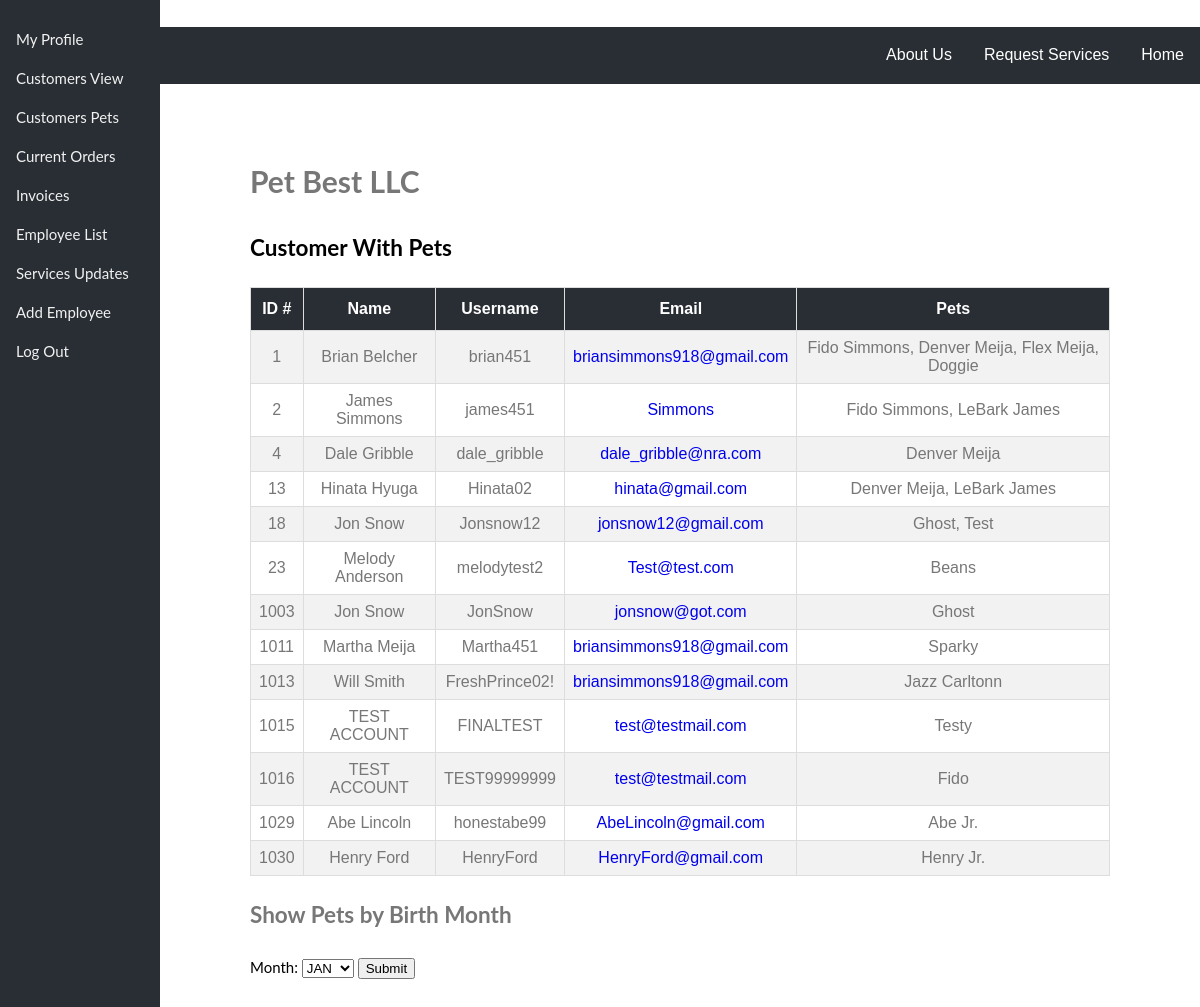
Screenshot of /Website/website-master/customerswithpets.php (signed in) with the database file from the repository.
### tables this page shows
CREATE TABLE `users` (
  `userID` int(10) unsigned NOT NULL AUTO_INCREMENT,
  `username` varchar(255) NOT NULL,
  `password` varchar(255) NOT NULL,
  `firstName` varchar(255) DEFAULT NULL,
  `lastName` varchar(255) DEFAULT NULL,
  `privileges` varchar(255) NOT NULL,
  `email` varchar(255) NOT NULL,
  `hiredate` date DEFAULT NULL,
  `birthdate` date DEFAULT NULL,
  `notes` varchar(535) DEFAULT NULL,
  PRIMARY KEY (`userID`)
);

### Website/website-master/src/Database.php (called while the page is built, shortened)
<?php
class Database implements DatabaseInterface {
  private $pdo;
  public static function create(PDO $pdo) {
    return new static($pdo);
  }
  public function __construct(PDO $pdo) {
    $this->pdo = $pdo;
  }
  public function listCustomerWithPets(){
    $selectStatement = "SELECT users.firstName, users.lastName, users.userID,
                        users.username, users.email, GROUP_CONCAT(' ', pets.fullName) AS PetName
                        FROM users JOIN pets ON users.userID = pets.userID
                        WHERE privileges = 'Customer'
                        GROUP BY users.userID
                        ORDER BY users.userID asc";
    $statement = $this->pdo->prepare($selectStatement);
    $statement->execute();
    $petInfo = $statement->fetchAll(PDO::FETCH_CLASS, '\stdClass');
    return  ['result' => $petInfo];
  }
}

### Website/website-master/common.php (called while the page is built, shortened)
<?php
$dsn = "mysql:host=" . DB_HOST . ";dbname=" . DB_NAME . ";charset=utf8mb4;";
$driver_options = [
  PDO::ATTR_ERRMODE => PDO::ERRMODE_EXCEPTION,
];
$pdo = new PDO($dsn, DB_USER, DB_PASS, $driver_options);
$database = Database::create($pdo);
?>

### Website/website-master/customerswithpets.php (the view, shortened to what this page needs)
<?php
require_once('common.php');
if (isset($_SESSION['userInfo'])) {
  $userInfo = $_SESSION['userInfo'];
  if ($userInfo->privileges == 'Admin') {
    $customerPets = $database->listCustomerWithPets();
  }
}
?>
<!DOCTYPE HTML>
<html lang="en">
<head>
  <link rel="stylesheet" type="text/css" href="css/bestPet.css">
  <link rel="stylesheet" type="text/css" href="css/sideBar.css">
</head>
<body>
  <?php require_once("menu.php") ?>
  <?php require_once("sideBar.php") ?>
  <div class="main">
    <div style="color: #777;background-color:white;text-align:center;padding:50px 80px;text-align: justify;">
      <?php if (isset($customerPets)) : ?>
        <div id="flex-card">
          <div class="card">
            <h1>Pet Best LLC</h1>
            <h2 style="color:black;">Customer With Pets</h2>
            <table id="free">
              <tr>
                <th>ID #</th>
                <th>Name</th>
                <th>Username</th>
                <th>Email</th>
                <th>Pets</th>
              </tr>
              <?php foreach ($customerPets['result'] as $value) : ?>
                <tr>
                  <td><?php echo $value->userID; ?></td>
                  <td><?php echo $value->firstName . ' ' . $value->lastName; ?></td>
                  <td><?php echo $value->username; ?></td>
                  <td><a href=<?php echo "mailto:" . $value->email; ?>><?php echo $value->email; ?></a></td>
                  <td><?php echo $value->PetName ?></td>
                </tr>
              <?php endforeach; ?>
            <?php endif; ?>
            </table>
            <h2>Show Pets by Birth Month</h2>
            <form method="post" action="<?php echo htmlspecialchars($_SERVER["PHP_SELF"]); ?>">
              <label for="Month" style="color:black;">Month:</label>
              <select name="month">
                <option value="1">JAN</option>
              </select>
              <input type="submit" value="Submit">
            </form>
          </div>
        </div>
</body>
</html>

### Website/website-master/css/bestPet.css (style rules this page uses)
body, html { height: 100%; margin: 0; color: #777; font: 400 15px/1.8 "lato", sans-serif; }
#free { font-family: "Trebuchet MS", Arial, Helvetica, sans-serif; border-collapse: collapse; width: 100%; }
#free td, #free th { border: 1px solid #ddd; padding: 8px; text-align: center; }
#free tr:nth-child(even) { background-color: #f2f2f2; }
#free th { padding-top: 12px; padding-bottom: 12px; text-align: center; background-color: #292E34; color: white; }
a { text-decoration: none; }

### Website/website-master/css/sideBar.css (style rules this page uses)
body { font-family: "Lato", sans-serif; }
.main { margin-left: 160px; font-size: inherit; padding: 0px 10px; }

### rows the page displays
users: userID "1", firstName "Brian", lastName "Belcher", username "brian451", email "briansimmons918@gmail.com", PetName "Fido Simmons, Denver Meija, Flex Meija, Doggie"
users: userID "2", firstName "James", lastName "Simmons", username "james451", email "Simmons", PetName "Fido Simmons, LeBark James"
users: userID "4", firstName "Dale", lastName "Gribble", username "dale_gribble", email "dale_gribble@nra.com", PetName "Denver Meija"
users: userID "13", firstName "Hinata", lastName "Hyuga", username "Hinata02", email "hinata@gmail.com", PetName "Denver Meija, LeBark James"
users: userID "18", firstName "Jon", lastName "Snow", username "Jonsnow12", email "jonsnow12@gmail.com", PetName "Ghost, Test"
users: userID "23", firstName "Melody", lastName "Anderson", username "melodytest2", email "Test@test.com", PetName "Beans"
users: userID "1003", firstName "Jon", lastName "Snow", username "JonSnow", email "jonsnow@got.com", PetName "Ghost"
users: userID "1011", firstName "Martha", lastName "Meija", username "Martha451", email "briansimmons918@gmail.com", PetName "Sparky"
users: userID "1013", firstName "Will", lastName "Smith", username "FreshPrince02!", email "briansimmons918@gmail.com", PetName "Jazz Carltonn"
users: userID "1015", firstName "TEST", lastName "ACCOUNT", username "FINALTEST", email "test@testmail.com", PetName "Testy"
users: userID "1016", firstName "TEST", lastName "ACCOUNT", username "TEST99999999", email "test@testmail.com", PetName "Fido"
users: userID "1029", firstName "Abe", lastName "Lincoln", username "honestabe99", email "AbeLincoln@gmail.com", PetName "Abe Jr."
users: userID "1030", firstName "Henry", lastName "Ford", username "HenryFord", email "HenryFord@gmail.com", PetName "Henry Jr."
